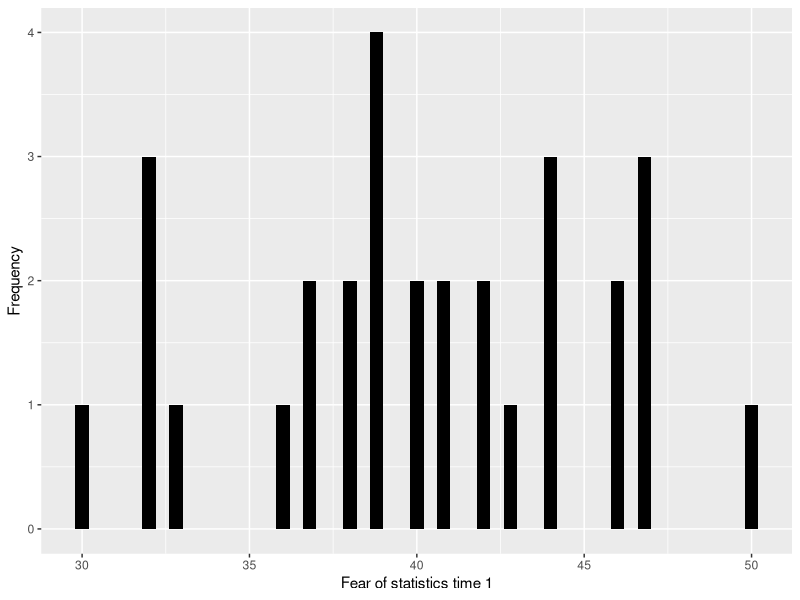
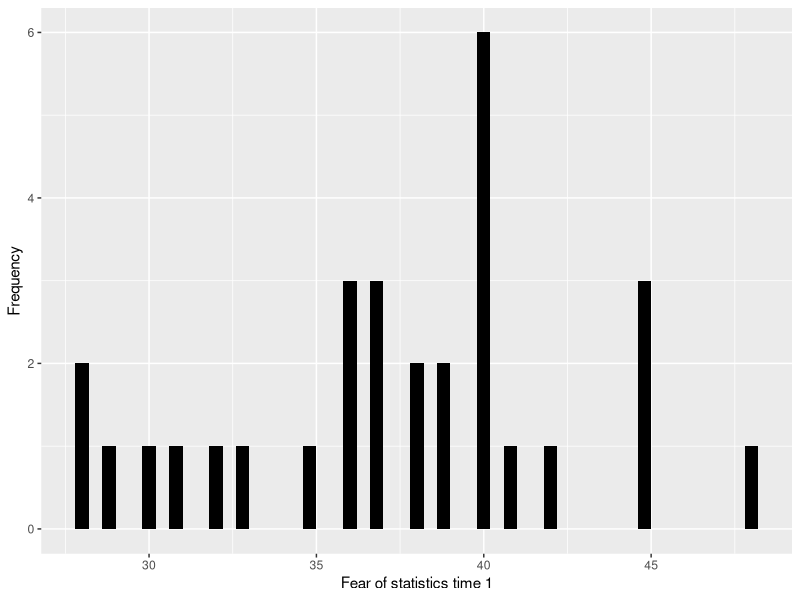

The R source for these figures, in order: (Note: this script raises an error after producing the figures.)
library("rstudioapi")
setwd(dirname(getActiveDocumentContext()$path))
install_packages <- function(pkg) { 
  
  # Install package if it is not already
  if (!(pkg %in% installed.packages()[, "Package"])){ 
    
    install.packages(pkg, repos='http://cran.us.r-project.org')
  }
  
  library(pkg, character.only = TRUE)
  
} # end installPackages()

#Create the list of packages we need
pkg_list = c("tidyverse", "gridExtra")
#Call our function passing it the list of packages
lapply(pkg_list, install_packages)
#NOTE: Once installed we could just load tidyverse using the library command - library(tidyverse)
experimData <- read.delim("experim.dat",  header = TRUE, sep = " ")
#Hygiene by gender, here we let ggplot output some info for the legend
histogram <- ggplot(experimData, aes(x=fost1)) 
histogram + geom_histogram(fill="black",binwidth = 0.4) + labs(x = "Fear of statistics time 1", y = "Frequency")

histogram <- ggplot(experimData, aes(x=fost2)) 
histogram + geom_histogram(fill="black",binwidth = 0.4) + labs(x = "Fear of statistics time 1", y = "Frequency")


#barplot by gender 
bar1 <- ggplot(experimData, aes(sex, fost1))
bar + stat_summary(fun.y=mean, geom="bar")

bar2 <- ggplot(experimData, aes(sex, fost1))
bar + stat_summary(fun.y=mean, geom="bar")
